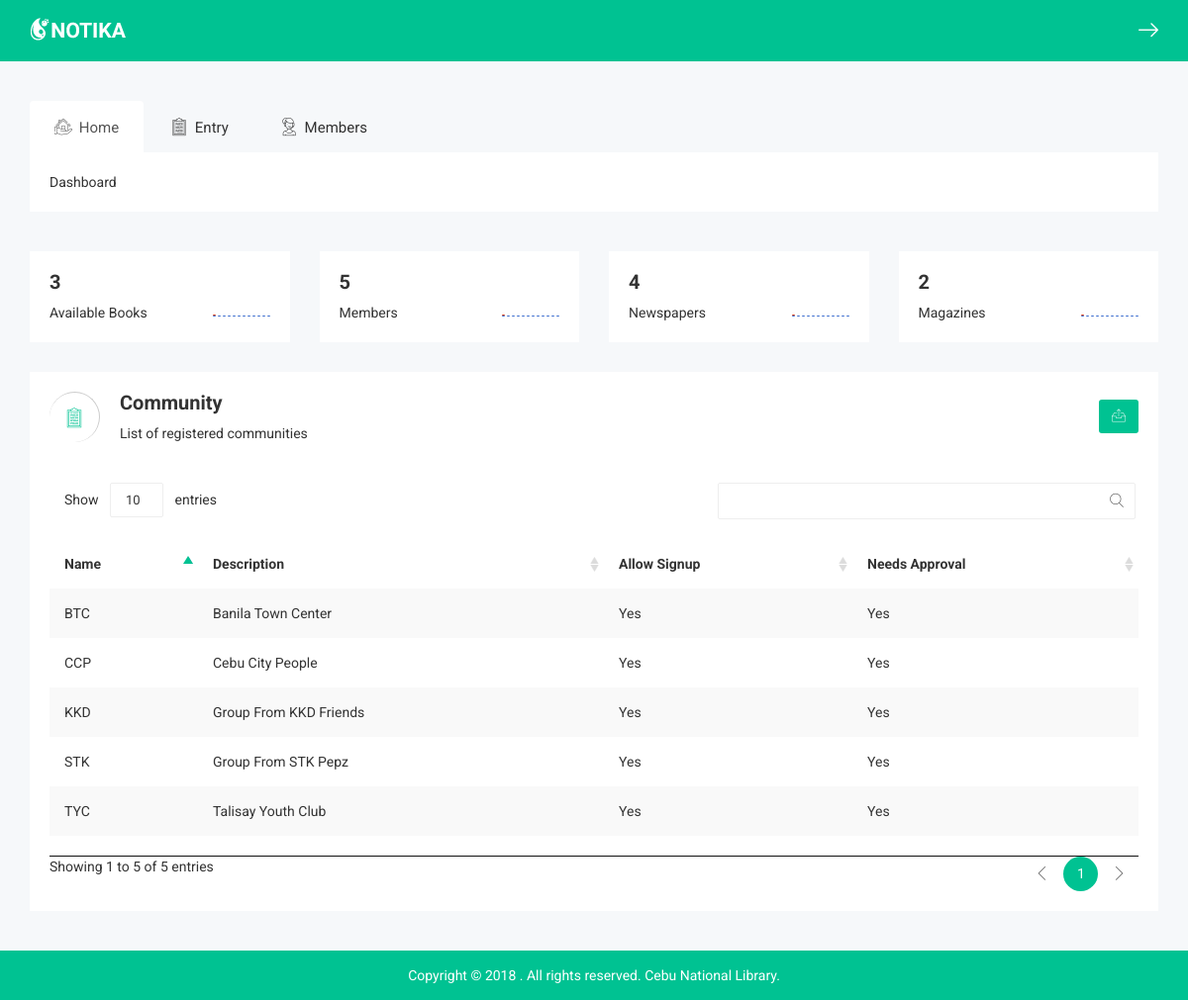
Screenshot of /community.php (signed in) with the database file from the repository.
### tables this page shows
CREATE TABLE `community` (
  `community` int(10) NOT NULL,
  `name` varchar(20) DEFAULT NULL,
  `description` text,
  `allowSignup` tinyint(4) DEFAULT NULL,
  `needsApproval` tinyint(4) DEFAULT NULL
);

### class/Community.php (called while the page is built, shortened)
<?php
class Community {
    public static function getAllCommunity()
    {
        try{
            $con = new PDO( DB_DSN, DB_USERNAME, DB_PASSWORD );
            $con->setAttribute( PDO::ATTR_ERRMODE, PDO::ERRMODE_EXCEPTION );
            $sql = "SELECT * FROM ".DB_COMMUNITY_TBL;
            $stmt = $con->prepare( $sql );
            $stmt->execute();
            if ($stmt->rowCount() > 0) {
                return $stmt->fetchAll(PDO::FETCH_ASSOC);
            }else return null;
        }catch (PDOException $e) {
            return $e->getMessage();
        }
    }
}

### community.php (the view, shortened to what this page needs)
<?php
$currDir = dirname(__FILE__);
include_once("{$currDir}/class/Community.php");
include_once("{$currDir}/layout/header.php");
$communities = Community::getAllCommunity();
?>
<div class="notika-email-post-area mg-tb-30">
    <div class="container">
        <div class="row">
            <div class="col-lg-12 col-md-12 col-sm-12 col-xs-12">
                <div class="breadcomb-list">
                    <div class="row">
                        <div class="col-lg-6 col-md-6 col-sm-6 col-xs-12">
                            <div class="breadcomb-wp">
                                <div class="breadcomb-icon">
                                    <i class="notika-icon notika-form"></i>
                                </div>
                                <div class="breadcomb-ctn">
                                    <h2>Community</h2>
                                    <p>List of registered communities</p>
                                </div>
                            </div>
                        </div>
                        <div class="col-lg-6 col-md-6 col-sm-6 col-xs-3">
                            <div class="breadcomb-report">
                                <button data-toggle="tooltip" data-placement="left" title="" class="btn waves-effect" data-original-title="Download Report"><i class="notika-icon notika-sent"></i></button>
                            </div>
                        </div>
                    </div>
                </div>
            </div>
            <div class="col-lg-12 col-md-12 col-sm-12 col-xs-12">
                <div class="data-table-list">
                    <div class="table-responsive">
                        <table id="data-table-basic" class="table table-striped">
                            <thead>
                            <tr>
                                <th>Name</th>
                                <th>Description</th>
                                <th>Allow Signup</th>
                                <th>Needs Approval</th>
                            </tr>
                            </thead>
                            <tbody>
                            <?php
                            if(count($communities)> 0){
                                foreach ($communities as $k=>$row) {
                                    echo "<tr>
                                                    <td>".$row['name']."</td>
                                                    <td>".ucwords($row['description'])."</td>
                                                    <td>".(($row['allowSignup'] == 0) ? 'Yes' : 'No')."</td>
                                                    <td>".(($row['needsApproval'] == 0) ? 'Yes' : 'No')."</td>
                                                </tr>";
                                }
                            }else{
                                echo "<tr colspan='4'>No Community Found</tr>";
                            }
                            ?>
                            </tbody>
                        </table>
                    </div>
                </div>
            </div>
        </div>
    </div>
</div>
<?php
include_once("{$currDir}/layout/footer.php"); ?>
</body>
</html>

### css/main.css (style rules this page uses)
html { color: #222; font-size: 1em; line-height: 1.4; }

### rows the page displays
community: name "KKD", description "Group From KKD Friends", allowSignup "Yes", needsApproval "Yes"
community: name "STK", description "Group From STK Pepz", allowSignup "Yes", needsApproval "Yes"
community: name "BTC", description "Banila Town Center", allowSignup "Yes", needsApproval "Yes"
community: name "CCP", description "Cebu City People", allowSignup "Yes", needsApproval "Yes"
community: name "TYC", description "Talisay Youth Club", allowSignup "Yes", needsApproval "Yes"

### other values shown
count($books) "3"
count($members) "5"
count($newspapers) "4"
count($magazines) "2"
